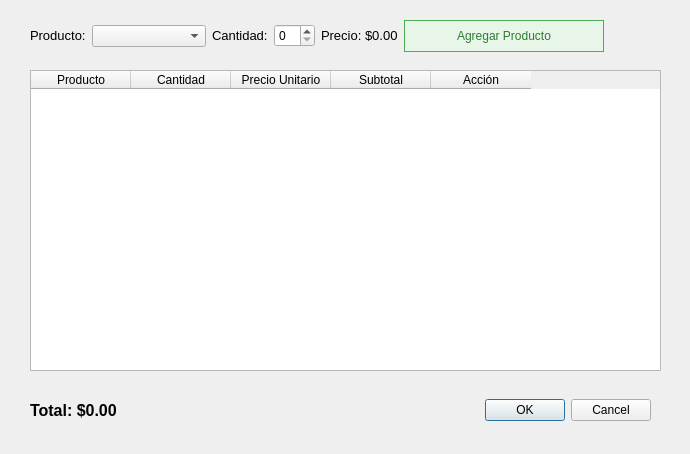
<?xml version="1.0" encoding="UTF-8"?>
<ui version="4.0">
 <class>Dialog</class>
 <widget class="QDialog" name="Dialog">
  <property name="geometry">
   <rect>
    <x>0</x>
    <y>0</y>
    <width>690</width>
    <height>454</height>
   </rect>
  </property>
  <property name="windowTitle">
   <string>Dialog</string>
  </property>
  <widget class="QTableWidget" name="tabla_carrito">
   <property name="geometry">
    <rect>
     <x>30</x>
     <y>70</y>
     <width>631</width>
     <height>301</height>
    </rect>
   </property>
   <column>
    <property name="text">
     <string>Producto</string>
    </property>
   </column>
   <column>
    <property name="text">
     <string>Cantidad</string>
    </property>
   </column>
   <column>
    <property name="text">
     <string>Precio Unitario</string>
    </property>
   </column>
   <column>
    <property name="text">
     <string>Subtotal</string>
    </property>
   </column>
   <column>
    <property name="text">
     <string>Acción</string>
    </property>
   </column>
  </widget>
  <widget class="QWidget" name="horizontalLayoutWidget_2">
   <property name="geometry">
    <rect>
     <x>30</x>
     <y>390</y>
     <width>621</width>
     <height>41</height>
    </rect>
   </property>
   <layout class="QHBoxLayout" name="horizontalLayout_4">
    <item>
     <widget class="QLabel" name="labelTotal">
      <property name="font">
       <font>
        <family>Arial</family>
       </font>
      </property>
      <property name="text">
       <string>&lt;html&gt;&lt;head/&gt;&lt;body&gt;&lt;p&gt;&lt;span style=&quot; font-size:12pt; font-weight:600;&quot;&gt;Total: $0.00&lt;/span&gt;&lt;/p&gt;&lt;/body&gt;&lt;/html&gt;</string>
      </property>
     </widget>
    </item>
    <item>
     <widget class="QDialogButtonBox" name="btnConfirmar">
      <property name="orientation">
       <enum>Qt::Horizontal</enum>
      </property>
      <property name="standardButtons">
       <set>QDialogButtonBox::Cancel|QDialogButtonBox::Ok</set>
      </property>
     </widget>
    </item>
   </layout>
  </widget>
  <widget class="QWidget" name="layoutWidget">
   <property name="geometry">
    <rect>
     <x>30</x>
     <y>20</y>
     <width>574</width>
     <height>32</height>
    </rect>
   </property>
   <layout class="QHBoxLayout" name="horizontalLayout_3" stretch="0,0,0,1">
    <item>
     <layout class="QHBoxLayout" name="horizontalLayout">
      <item>
       <widget class="QLabel" name="label_2">
        <property name="maximumSize">
         <size>
          <width>100</width>
          <height>100</height>
         </size>
        </property>
        <property name="font">
         <font>
          <family>Arial</family>
         </font>
        </property>
        <property name="text">
         <string>&lt;html&gt;&lt;head/&gt;&lt;body&gt;&lt;p&gt;&lt;span style=&quot; font-size:10pt;&quot;&gt;Producto:&lt;/span&gt;&lt;/p&gt;&lt;/body&gt;&lt;/html&gt;</string>
        </property>
       </widget>
      </item>
      <item>
       <widget class="QComboBox" name="comboProductos">
        <property name="sizePolicy">
         <sizepolicy hsizetype="Expanding" vsizetype="Fixed">
          <horstretch>0</horstretch>
          <verstretch>0</verstretch>
         </sizepolicy>
        </property>
        <property name="minimumSize">
         <size>
          <width>80</width>
          <height>0</height>
         </size>
        </property>
        <property name="maximumSize">
         <size>
          <width>200</width>
          <height>16777215</height>
         </size>
        </property>
       </widget>
      </item>
     </layout>
    </item>
    <item>
     <layout class="QHBoxLayout" name="horizontalLayout_2">
      <item>
       <widget class="QLabel" name="label_3">
        <property name="maximumSize">
         <size>
          <width>100</width>
          <height>100</height>
         </size>
        </property>
        <property name="font">
         <font>
          <family>Arial</family>
         </font>
        </property>
        <property name="text">
         <string>&lt;html&gt;&lt;head/&gt;&lt;body&gt;&lt;p&gt;&lt;span style=&quot; font-size:10pt;&quot;&gt;Cantidad:&lt;/span&gt;&lt;/p&gt;&lt;/body&gt;&lt;/html&gt;</string>
        </property>
       </widget>
      </item>
      <item>
       <widget class="QSpinBox" name="inputCantidad">
        <property name="maximumSize">
         <size>
          <width>100</width>
          <height>16777215</height>
         </size>
        </property>
       </widget>
      </item>
     </layout>
    </item>
    <item>
     <widget class="QLabel" name="labelPrecio">
      <property name="maximumSize">
       <size>
        <width>100</width>
        <height>100</height>
       </size>
      </property>
      <property name="font">
       <font>
        <family>Arial</family>
       </font>
      </property>
      <property name="text">
       <string>&lt;html&gt;&lt;head/&gt;&lt;body&gt;&lt;p&gt;&lt;span style=&quot; font-size:10pt;&quot;&gt;Precio: $0.00&lt;/span&gt;&lt;/p&gt;&lt;/body&gt;&lt;/html&gt;</string>
      </property>
     </widget>
    </item>
    <item>
     <widget class="QPushButton" name="btnAgregar">
      <property name="sizePolicy">
       <sizepolicy hsizetype="Fixed" vsizetype="Preferred">
        <horstretch>0</horstretch>
        <verstretch>0</verstretch>
       </sizepolicy>
      </property>
      <property name="minimumSize">
       <size>
        <width>120</width>
        <height>0</height>
       </size>
      </property>
      <property name="maximumSize">
       <size>
        <width>200</width>
        <height>200</height>
       </size>
      </property>
      <property name="styleSheet">
       <string notr="true">QPushButton {
  background-color: #e8f5e9;
  color: #2e7d32;
  border: 1px solid #4CAF50;
  padding: 6px 12px;
}</string>
      </property>
      <property name="text">
       <string>Agregar Producto</string>
      </property>
     </widget>
    </item>
   </layout>
  </widget>
 </widget>
 <resources/>
 <connections>
  <connection>
   <sender>btnConfirmar</sender>
   <signal>accepted()</signal>
   <receiver>Dialog</receiver>
   <slot>accept()</slot>
   <hints>
    <hint type="sourcelabel">
     <x>248</x>
     <y>254</y>
    </hint>
    <hint type="destinationlabel">
     <x>157</x>
     <y>274</y>
    </hint>
   </hints>
  </connection>
  <connection>
   <sender>btnConfirmar</sender>
   <signal>rejected()</signal>
   <receiver>Dialog</receiver>
   <slot>reject()</slot>
   <hints>
    <hint type="sourcelabel">
     <x>316</x>
     <y>260</y>
    </hint>
    <hint type="destinationlabel">
     <x>286</x>
     <y>274</y>
    </hint>
   </hints>
  </connection>
 </connections>
</ui>
